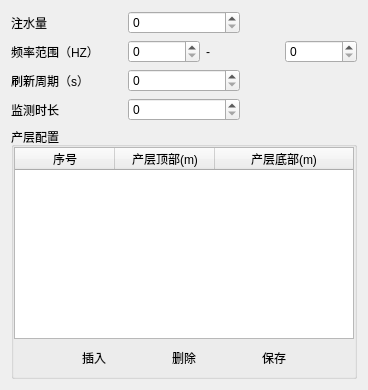
     <widget class="QWidget" name="page_2">
      <layout class="QVBoxLayout" name="verticalLayout_2">
       <item>
        <layout class="QGridLayout" name="gridLayout">
         <item row="0" column="0">
          <widget class="QLabel" name="label_2">
           <property name="text">
            <string>注水量</string>
           </property>
          </widget>
         </item>
         <item row="1" column="0">
          <widget class="QLabel" name="label_48">
           <property name="text">
            <string>频率范围（HZ）</string>
           </property>
          </widget>
         </item>
         <item row="1" column="1" colspan="2">
          <layout class="QHBoxLayout" name="horizontalLayout_27">
           <item>
            <widget class="QSpinBox" name="spinBox_40"/>
           </item>
           <item>
            <widget class="QLabel" name="label_49">
             <property name="text">
              <string>-</string>
             </property>
            </widget>
           </item>
           <item>
            <widget class="QSpinBox" name="spinBox_39"/>
           </item>
          </layout>
         </item>
         <item row="2" column="0">
          <widget class="QLabel" name="label_50">
           <property name="text">
            <string>刷新周期（s）</string>
           </property>
          </widget>
         </item>
         <item row="2" column="1">
          <widget class="QSpinBox" name="spinBox_41"/>
         </item>
         <item row="3" column="1">
          <widget class="QSpinBox" name="spinBox_42"/>
         </item>
         <item row="3" column="0">
          <widget class="QLabel" name="label_51">
           <property name="text">
            <string>监测时长</string>
           </property>
          </widget>
         </item>
         <item row="0" column="1">
          <widget class="QSpinBox" name="spinBox_43"/>
         </item>
        </layout>
       </item>
       <item>
        <widget class="QGroupBox" name="groupBox_5">
         <property name="title">
          <string>产层配置</string>
         </property>
         <layout class="QVBoxLayout" name="verticalLayout_19">
          <property name="leftMargin">
           <number>0</number>
          </property>
          <property name="topMargin">
           <number>0</number>
          </property>
          <property name="rightMargin">
           <number>0</number>
          </property>
          <property name="bottomMargin">
           <number>0</number>
          </property>
          <item>
           <widget class="QTableWidget" name="tableWidget">
            <property name="styleSheet">
             <string notr="true"/>
            </property>
            <property name="selectionMode">
             <enum>QAbstractItemView::SingleSelection</enum>
            </property>
            <property name="selectionBehavior">
             <enum>QAbstractItemView::SelectItems</enum>
            </property>
            <property name="columnCount">
             <number>3</number>
            </property>
            <attribute name="horizontalHeaderCascadingSectionResizes">
             <bool>false</bool>
            </attribute>
            <attribute name="horizontalHeaderStretchLastSection">
             <bool>true</bool>
            </attribute>
            <column>
             <property name="text">
              <string>序号</string>
             </property>
            </column>
            <column>
             <property name="text">
              <string>产层顶部(m)</string>
             </property>
            </column>
            <column>
             <property name="text">
              <string>产层底部(m)</string>
             </property>
            </column>
           </widget>
          </item>
          <item>
           <layout class="QHBoxLayout" name="horizontalLayout_13">
            <property name="spacing">
             <number>10</number>
            </property>
            <property name="bottomMargin">
             <number>6</number>
            </property>
            <item>
             <spacer name="horizontalSpacer_20">
              <property name="orientation">
               <enum>Qt::Horizontal</enum>
              </property>
              <property name="sizeHint" stdset="0">
               <size>
                <width>40</width>
                <height>20</height>
               </size>
              </property>
             </spacer>
            </item>
            <item>
             <widget class="QPushButton" name="btn_Insert">
              <property name="minimumSize">
               <size>
                <width>80</width>
                <height>25</height>
               </size>
              </property>
              <property name="maximumSize">
               <size>
                <width>16777215</width>
                <height>25</height>
               </size>
              </property>
              <property name="focusPolicy">
               <enum>Qt::NoFocus</enum>
              </property>
              <property name="text">
               <string>插入</string>
              </property>
              <property name="flat">
               <bool>true</bool>
              </property>
             </widget>
            </item>
            <item>
             <widget class="QPushButton" name="btn_Delete">
              <property name="minimumSize">
               <size>
                <width>80</width>
                <height>25</height>
               </size>
              </property>
              <property name="maximumSize">
               <size>
                <width>16777215</width>
                <height>25</height>
               </size>
              </property>
              <property name="focusPolicy">
               <enum>Qt::NoFocus</enum>
              </property>
              <property name="text">
               <string>删除</string>
              </property>
              <property name="autoDefault">
               <bool>false</bool>
              </property>
              <property name="flat">
               <bool>true</bool>
              </property>
             </widget>
            </item>
            <item>
             <widget class="QPushButton" name="btn_save">
              <property name="minimumSize">
               <size>
                <width>80</width>
                <height>25</height>
               </size>
              </property>
              <property name="maximumSize">
               <size>
                <width>16777215</width>
                <height>25</height>
               </size>
              </property>
              <property name="focusPolicy">
               <enum>Qt::NoFocus</enum>
              </property>
              <property name="text">
               <string>保存</string>
              </property>
              <property name="autoDefault">
               <bool>false</bool>
              </property>
              <property name="flat">
               <bool>true</bool>
              </property>
             </widget>
            </item>
            <item>
             <spacer name="horizontalSpacer_21">
              <property name="orientation">
               <enum>Qt::Horizontal</enum>
              </property>
              <property name="sizeHint" stdset="0">
               <size>
                <width>40</width>
                <height>20</height>
               </size>
              </property>
             </spacer>
            </item>
           </layout>
          </item>
         </layout>
        </widget>
       </item>
      </layout>
     </widget>
